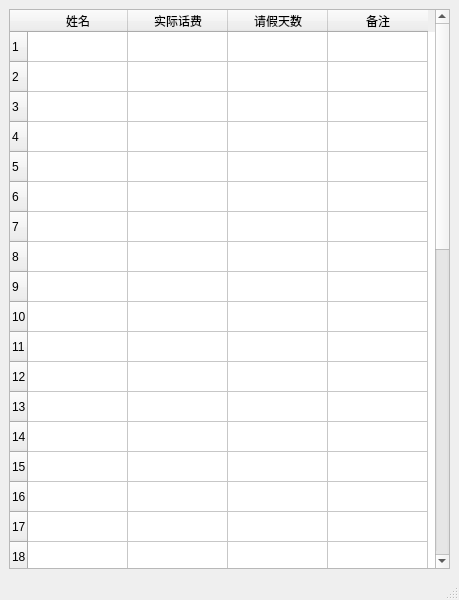
<?xml version="1.0" encoding="UTF-8"?>
<ui version="4.0">
 <class>MainWindow</class>
 <widget class="QMainWindow" name="MainWindow">
  <property name="geometry">
   <rect>
    <x>0</x>
    <y>0</y>
    <width>459</width>
    <height>600</height>
   </rect>
  </property>
  <property name="windowTitle">
   <string>MainWindow</string>
  </property>
  <widget class="QWidget" name="centralwidget">
   <layout class="QGridLayout" name="gridLayout">
    <item row="0" column="0">
     <widget class="QTableWidget" name="tableWidget">
      <property name="rowCount">
       <number>40</number>
      </property>
      <property name="columnCount">
       <number>4</number>
      </property>
      <row/>
      <row/>
      <row/>
      <row/>
      <row/>
      <row/>
      <row/>
      <row/>
      <row/>
      <row/>
      <row/>
      <row/>
      <row/>
      <row/>
      <row/>
      <row/>
      <row/>
      <row/>
      <row/>
      <row/>
      <row/>
      <row/>
      <row/>
      <row/>
      <row/>
      <row/>
      <row/>
      <row/>
      <row/>
      <row/>
      <row/>
      <row/>
      <row/>
      <row/>
      <row/>
      <row/>
      <row/>
      <row/>
      <row/>
      <row/>
      <column>
       <property name="text">
        <string>姓名</string>
       </property>
      </column>
      <column>
       <property name="text">
        <string>实际话费</string>
       </property>
      </column>
      <column>
       <property name="text">
        <string>请假天数</string>
       </property>
      </column>
      <column>
       <property name="text">
        <string>备注</string>
       </property>
      </column>
      <item row="0" column="0">
       <property name="flags">
        <set>ItemIsSelectable|ItemIsEditable|ItemIsDragEnabled|ItemIsEnabled</set>
       </property>
      </item>
     </widget>
    </item>
   </layout>
  </widget>
  <widget class="QStatusBar" name="statusbar"/>
 </widget>
 <resources/>
 <connections/>
</ui>
